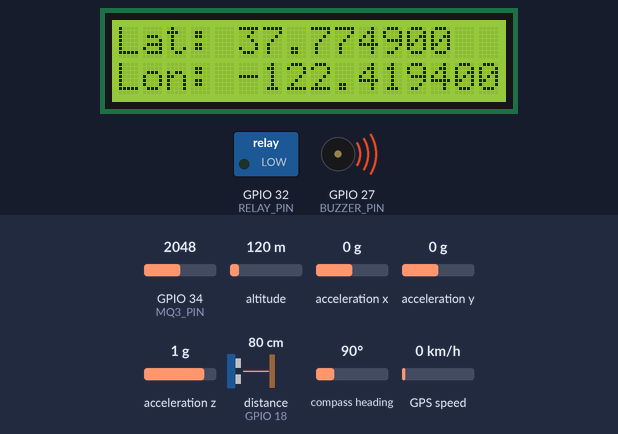
The program below on a simulated ESP32. On the bench: 16×2 character LCD, switched loads named in the program (green lamp = pin HIGH), buzzer (waves = sounding, pin HIGH). The test bench sets the inputs (shaded band); at power-on: acceleration x 0 g, distance to the obstacle (sensor on GPIO 18) 80 cm, GPIO 34 (MQ3_PIN) = 2048, altitude 120 m, acceleration y 0 g, acceleration z 1 g, compass heading 90°, GPS speed 0 km/h. The echo pulse lasts 58.3 µs per cm; WiFi joins after 1.5 s; servers stay silent unless stated; uploads are accepted with an empty reply; the GPS gets a fix after 3 s at 37.7749, -122.4194 with 8 satellites; pins used as bus, display or sensor lines are not drawn; what the program prints to the serial monitor is not drawn.

Above: at 5.0 s.
5.1 s: acceleration x set to 1.4 g
At 10.4 s:
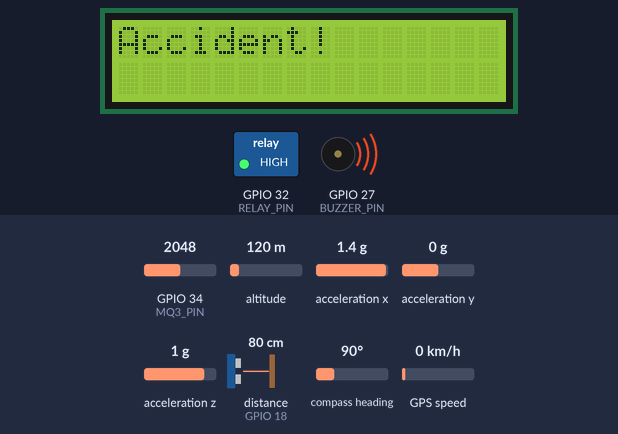
15.8 s: distance to the obstacle (sensor on GPIO 18) set to 12 cm
At 16.8 s:
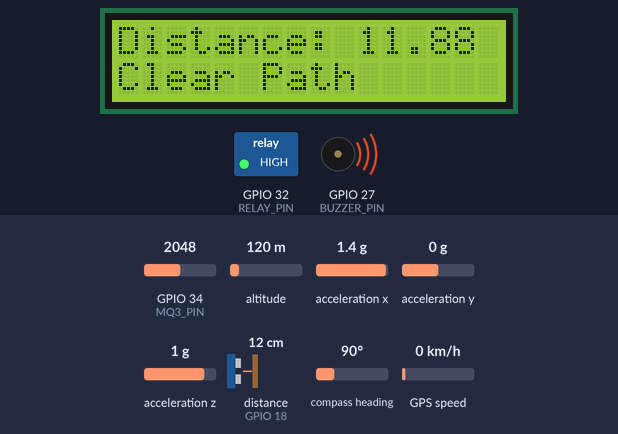
19.8 s: distance to the obstacle (sensor on GPIO 18) set to 9 cm
At 23.5 s:
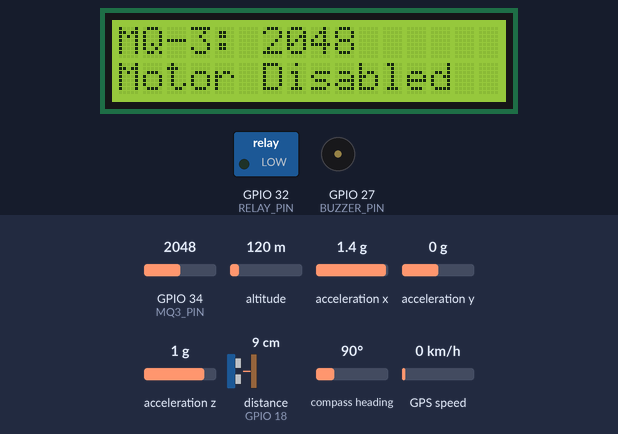
33.8 s: GPIO 34 (MQ3_PIN) set to 1931
At 40.3 s:
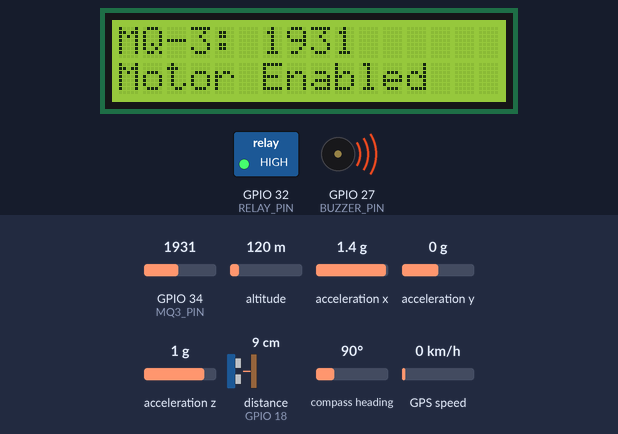
43.3 s: acceleration x set to -1.4 g
At 44.6 s:
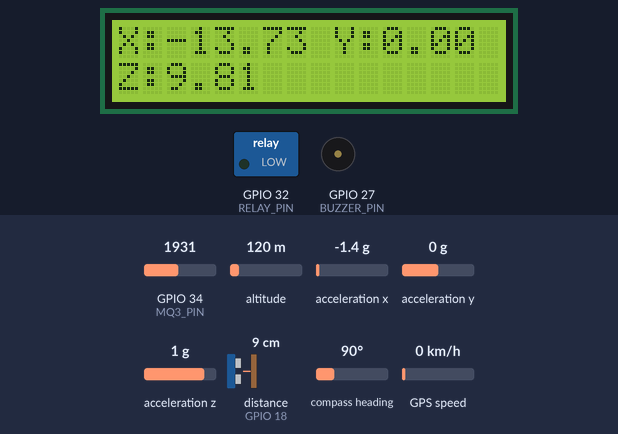
55.9 s: distance to the obstacle (sensor on GPIO 18) set to 18 cm
At 61.8 s:
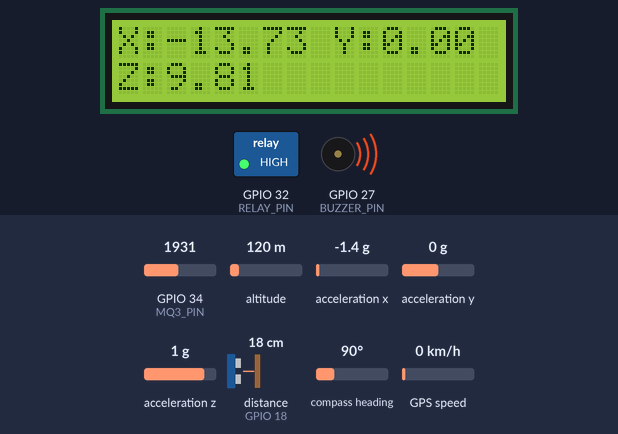
Timing chart, 0 to 63.3 s (numbered marks = the images above; inputs shaded):
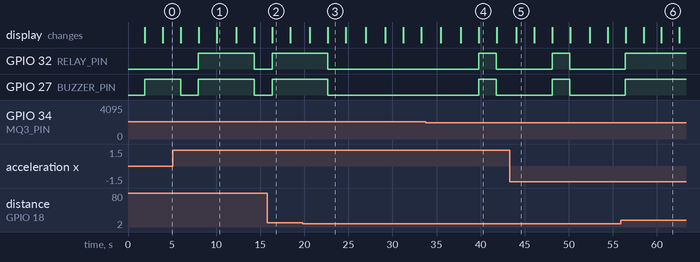

Measured:
- the behaviour switches between 11 and 10 cm on distance to the obstacle (sensor on GPIO 18) (found by bisection; images 2 and 3)
- the behaviour switches between 2001 and 2000 on GPIO 34 (MQ3_PIN) (found by bisection; images 3 and 4)
- after the input at 5.1 s, the display: first differs from a run without the input after 4.9 s (image 1)
- after the input at 19.8 s, GPIO 32 (RELAY_PIN), GPIO 27 (BUZZER_PIN): goes on until 22.7 s, then stays LOW
- after the input at 33.8 s, GPIO 32 (RELAY_PIN), GPIO 27 (BUZZER_PIN): LOW → HIGH after 6.0 s, → LOW 2.0 s later; the display: first differs from a run without the input after 6.0 s (image 4)
- after the input at 43.3 s, the display: changes after 0.74 s (image 5)
- after the input at 55.9 s, GPIO 32 (RELAY_PIN), GPIO 27 (BUZZER_PIN): goes on until 56.4 s, then stays HIGH; the display: first differs from a run without the input after 2.6 s (image 6 shows a later state)

The program:

main.cpp
```cpp
#define BLYNK_TEMPLATE_ID "TMPL3K2rpdTiN"
#define BLYNK_TEMPLATE_NAME "accident prevention system using iot"
#define BLYNK_AUTH_TOKEN "ZDHM45zQmDKRETDb-jCu8Zjq_kAuYKZO"

/* Comment this out to disable prints and save space */
#define BLYNK_PRINT Serial


#include <Arduino.h>
#include <Wire.h>
#include <LiquidCrystal_I2C.h>
#include <Adafruit_Sensor.h>
#include <Adafruit_ADXL345_U.h>
#include <TinyGPS++.h>
#include <WiFi.h>
#include <HTTPClient.h>
#include <BlynkSimpleEsp32.h>

// Replace with your WiFi credentials
const char *ssid = "KSP";
const char *password = "9550421866";

// Server endpoint
const char *serverURL = "https://www.circuitdigest.cloud/send_sms?ID=101";

// Pin definitions
#define MQ3_PIN 34
#define TRIG_PIN 5
#define ECHO_PIN 18
#define RELAY_PIN 32
#define BUZZER_PIN 27

// Objects and variables
LiquidCrystal_I2C lcd(0x27, 16, 2);
Adafruit_ADXL345_Unified adxl = Adafruit_ADXL345_Unified(12345);
Adafruit_ADXL345_Unified accel = Adafruit_ADXL345_Unified(12345);

TinyGPSPlus gps;
HardwareSerial gpsSerial(1); // Use Serial1 for GPS
long duration;
float distance;
int mq3Value;


BlynkTimer timer;

void sendAccidentAlert(float latitude, float longitude)
{
  // Prepare Google Maps link
  String googleMapsLink = "https://maps.google.com/?q=" + String(latitude, 6) + "," + String(longitude, 6);

  // Send SMS using CircuitDigest API
  const char *smsApiKey = "1ggahLd6t9rw"; // Replace with your API key
  const char *smsUrl = "https://www.circuitdigest.cloud/send_sms?ID=101";
  String mobileNumber = "919550421866"; // Replace with recipient's mobile number
  String var1 = "Accident Detected";    // First dynamic value
  String var2 = googleMapsLink;         // Include Google Maps link in the second dynamic value

  HTTPClient smsHttp;

  // Prepare the JSON payload for the SMS
  String smsPostData = String("{\"mobiles\":\"") + mobileNumber +
                       "\",\"var1\":\"" + var1 + "\",\"var2\":\"" + var2 + "\"}";

  // Start HTTP request
  smsHttp.begin(smsUrl);
  smsHttp.addHeader("Authorization", smsApiKey);
  smsHttp.addHeader("Content-Type", "application/json");
  smsHttp.setTimeout(5000); // Set timeout to 5 seconds

  // Send the POST request
  int smsResponseCode = smsHttp.POST(smsPostData);
  String smsResponse = smsHttp.getString(); // Get the response body

  // Handle the response
  if (smsResponseCode > 0)
  {
    Serial.println("SMS Sent Successfully: " + String(smsResponseCode));
    Serial.println("Response: " + smsResponse);
    Serial.println("Test Message Sent: Accident Detected! Check Location: " + googleMapsLink);
  }
  else
  {
    Serial.println("Error Sending SMS: " + String(smsResponseCode));
    Serial.println("Response: " + smsResponse);
  }

  // Close the HTTP request
  smsHttp.end();
}

void setup()
{
  Serial.begin(115200);
  gpsSerial.begin(9600, SERIAL_8N1, 16, 17); // GPS TX to ESP32 RX (16), RX to ESP32 TX (17)

  // Connect to WiFi
  WiFi.begin(ssid, password);
  while (WiFi.status() != WL_CONNECTED)
  {
    delay(500);
    Serial.print(".");
  }
  Serial.println("\nWiFi Connected");

  Blynk.begin(BLYNK_AUTH_TOKEN, ssid, password);

  // Initialize LCD
  lcd.init();
  lcd.backlight();
  lcd.setCursor(0, 0);
  lcd.print("Initializing...");

  // Initialize ADXL345
  if (!adxl.begin())
  {
    lcd.setCursor(0, 1);
    lcd.print("ADXL Error");
    Serial.println("Error: Failed to initialize ADXL345");
    // while (1);
  }

  // Initialize ultrasonic sensor pins
  pinMode(TRIG_PIN, OUTPUT);
  pinMode(ECHO_PIN, INPUT);

  // Initialize motor relay
  pinMode(RELAY_PIN, OUTPUT);

  // Initialize buzzer
  pinMode(BUZZER_PIN, OUTPUT);
  digitalWrite(BUZZER_PIN, HIGH);

  lcd.clear();
  lcd.print("Setup Done!");
  Serial.println("Setup Complete!");
  delay(2000);
}


void uploadData()
{

  Blynk.virtualWrite(V0, mq3Value);
  Blynk.virtualWrite(V1, distance);
  // Changed to V5
}

void loop()
{

  Blynk.run();
      timer.run();

  // Read GPS data
  while (gpsSerial.available() > 0)
  {
    gps.encode(gpsSerial.read());
  }

  // Display GPS data on LCD
  lcd.clear();
  if (gps.location.isUpdated())
  {
    lcd.setCursor(0, 0);
    lcd.print("Lat: ");
    lcd.print(gps.location.lat(), 6);
    lcd.setCursor(0, 1);
    lcd.print("Lon: ");
    lcd.print(gps.location.lng(), 6);
    Serial.print("GPS Lat: ");
    Serial.print(gps.location.lat(), 6);
    Serial.print(" | Lon: ");
    Serial.println(gps.location.lng(), 6);
  }
  else
  {
    lcd.setCursor(0, 0);
    lcd.print("GPS Waiting...");
    Serial.println("GPS Waiting...");
  }

  delay(2000);

  // Read MQ-3 alcohol sensor
  mq3Value = analogRead(MQ3_PIN);
  lcd.clear();
  lcd.setCursor(0, 0);
  lcd.print("MQ-3: ");
  lcd.print(mq3Value);
  Serial.println("MQ-3 Value: " + String(mq3Value));

  // Disable motor and sound buzzer if alcohol detected
  if (mq3Value > 2000)
  {                                // Example threshold
    digitalWrite(RELAY_PIN, LOW);  // Motor OFF
    digitalWrite(BUZZER_PIN, LOW); // Buzzer ON
    lcd.setCursor(0, 1);
    lcd.print("Motor Disabled");
    Serial.println("Motor Disabled: Alcohol Detected");
  }
  else
  {
    digitalWrite(RELAY_PIN, HIGH);  // Motor ON
    digitalWrite(BUZZER_PIN, HIGH); // Buzzer OFF
    lcd.setCursor(0, 1);
    lcd.print("Motor Enabled");
    Serial.println("Motor Enabled: Alcohol Not Detected");
  }

  delay(2000);

  // Ultrasonic distance measurement
  digitalWrite(TRIG_PIN, LOW);
  delayMicroseconds(2);
  digitalWrite(TRIG_PIN, HIGH);
  delayMicroseconds(10);
  digitalWrite(TRIG_PIN, LOW);

  duration = pulseIn(ECHO_PIN, HIGH);
  distance = duration * 0.034 / 2;

  lcd.clear();
  lcd.setCursor(0, 0);
  lcd.print("Distance: ");
  lcd.print(distance);
  lcd.print(" cm");
  Serial.println("Distance: " + String(distance) + " cm");

  // Stop motor and sound buzzer if obstacle is close
  if (distance < 10)
  {                                // Example threshold
    digitalWrite(RELAY_PIN, LOW);  // Motor OFF
    digitalWrite(BUZZER_PIN, LOW); // Buzzer ON
    lcd.setCursor(0, 1);
    lcd.print("Obstacle!");
    Serial.println("Obstacle Detected!");
    Blynk.logEvent("alert");
    if (gps.location.isValid())
    {
      sendAccidentAlert(gps.location.lat(), gps.location.lng());
    }
  }
  else
  {
    digitalWrite(RELAY_PIN, HIGH);  // Motor ON
    digitalWrite(BUZZER_PIN, HIGH); // Buzzer OFF
    lcd.setCursor(0, 1);
    lcd.print("Clear Path");
    Serial.println("Path Clear");
  }

  delay(2000);

  // Read ADXL345 accelerometer
  sensors_event_t event;
  adxl.getEvent(&event);

  lcd.clear();
  lcd.setCursor(0, 0);
  lcd.print("X:");
  lcd.print(event.acceleration.x);
  lcd.print(" Y:");
  lcd.print(event.acceleration.y);
  lcd.setCursor(0, 1);
  lcd.print("Z:");
  lcd.print(event.acceleration.z);

  Serial.print("ADXL X: ");
  Serial.print(event.acceleration.x);
  Serial.print(" | Y: ");
  Serial.print(event.acceleration.y);
  Serial.print(" | Z: ");
  Serial.println(event.acceleration.z);

  // Detect sudden movement (e.g., accident) and activate buzzer
  if (event.acceleration.x > 10 || event.acceleration.y > 10 || event.acceleration.z > 10)
  {                                // Example threshold
    // digitalWrite(BUZZER_PIN, LOW); // Buzzer ON
    lcd.clear();
    lcd.setCursor(0, 0);
    lcd.print("Accident!");
    Serial.println("Accident Detected!");
    Blynk.logEvent("alert");

    if (gps.location.isValid())
    {
      sendAccidentAlert(gps.location.lat(), gps.location.lng());
    }
  }
  else
  {
    // digitalWrite(BUZZER_PIN, HIGH); // Buzzer OFF
    Serial.println("No Accident Detected");
  }

  delay(2000);
}
```
